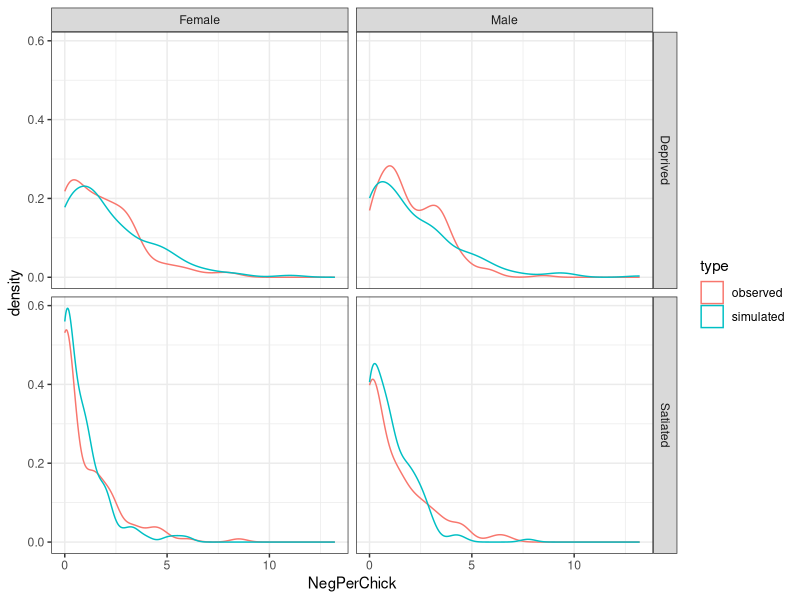
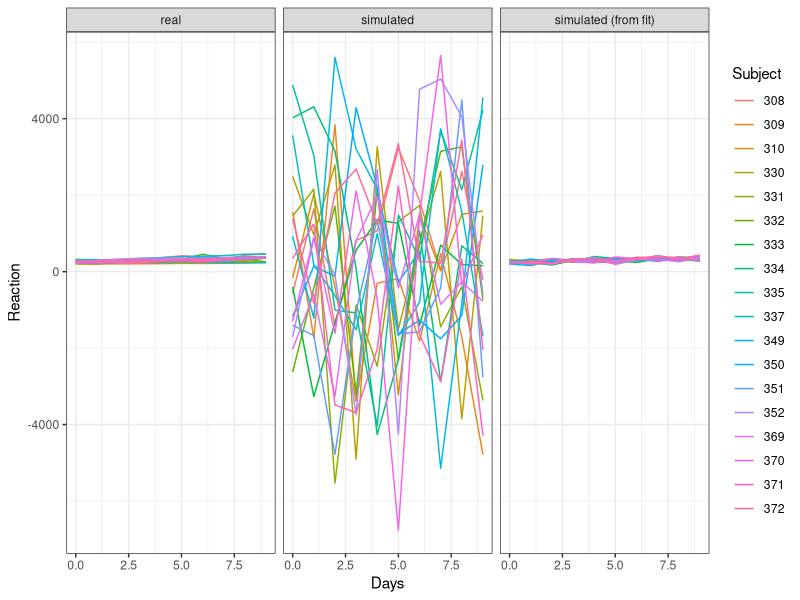
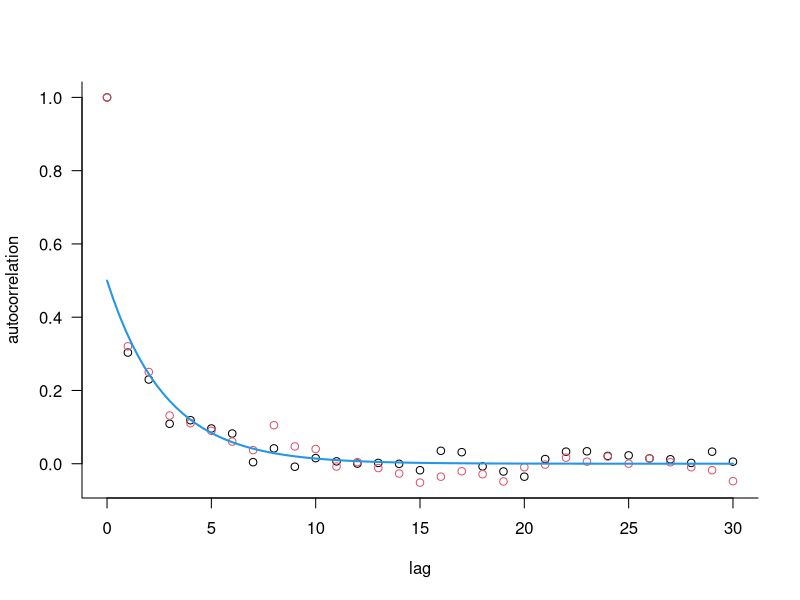

R code for these plots, in order:
## ---- chunk 1
library(knitr)
knitr::opts_chunk$set(echo = TRUE)
## ---- chunk 2
library(glmmTMB)
library(ggplot2); theme_set(theme_bw())
## ---- chunk 3
data(Owls)
owls_nb1 <- glmmTMB(SiblingNegotiation ~ FoodTreatment*SexParent +
                             (1|Nest)+offset(log(BroodSize)),
                          family = nbinom1,
                          ziformula = ~1, data=Owls)
## ---- chunk 4
simo=simulate(owls_nb1, seed=1)
Simdat=Owls
Simdat$SiblingNegotiation=simo[[1]]
Simdat=transform(Simdat,  
			NegPerChick = SiblingNegotiation/BroodSize, 
			type="simulated")
Owls$type = "observed"	
Dat=rbind(Owls, Simdat)	
## ---- chunk 5

ggplot(Dat,  aes(NegPerChick, colour=type))+geom_density()+facet_grid(FoodTreatment~SexParent)
## ---- chunk 6
data("sleepstudy", package = "lme4")
set.seed(101)
ss_sim <- transform(sleepstudy,
                    Reaction = simulate_new(~ Days,
                                            newdata = sleepstudy,
                                            family = gaussian,
                                            newparams = list(beta = c(250, 10),
                                                        betadisp = 2*log(50)))[[1]])
## ---- chunk 7
ss_fit <- glmmTMB(Reaction ~ Days, sleepstudy)
ss_simlm <- transform(sleepstudy,
                      Reaction = simulate(ss_fit)[[1]])
## ---- chunk 8
library(ggplot2); theme_set(theme_bw())
ss_comb <- rbind(data.frame(sleepstudy, sample = "real"),
                 data.frame(ss_sim, sample = "simulated"),
                 data.frame(ss_simlm, sample = "simulated (from fit)")
                 )
ggplot(ss_comb, aes(x = Days, y = Reaction, colour = Subject)) +
    geom_line() +
    facet_wrap(~sample)
## ---- chunk 9
rho_to_theta <- function(rho) rho/sqrt(1-rho^2)
## tests
stopifnot(all.equal(get_cor(rho_to_theta(-0.2)), -0.2))
stopifnot(all.equal(rho_to_theta(-0.2), put_cor(matrix(c(1,-0.2,-0.2,1), 2))))
## ---- chunk 10
n_id <- 10
dd <- expand.grid(trt = factor(c("A", "B")),
                  id = factor(1:n_id),
                  time = 1:6)
## ---- chunk 11
form1 <- ~trt*time+(1+time|id)
colnames(model.matrix(lme4::nobars(form1), data = dd))
## ---- chunk 12
## intercept, trtB effect, slope, trt x slope interaction
beta_vec <- c(1, 2, 0.1, 0.2)
## ---- chunk 13
sdvec <-  c(1.5,0.15)
corval <- -0.2
thetavec <- c(log(sdvec), rho_to_theta(corval))
par1 <- list(beta = beta_vec,
             betadisp = log(1),  ## log(theta)
             theta = thetavec)
## ---- chunk 14
dd$y <- simulate_new(form1,
                     newdata = dd,
                     seed = 101,
                     family = nbinom2,
                     newparams = par1)[[1]]
range(dd$y)
## ---- chunk 15
library(lme4)
set.seed(101)
X <- model.matrix(nobars(form1), data  = dd)
## generate random effects values
rt <- mkReTrms(findbars(form1),
               model.frame(subbars(form1), data = dd))
Z <- t(rt$Zt)
## construct covariance matrix
Sigma <- diag(sdvec) %*% matrix(c(1, corval, corval, 1), 2) %*% diag(sdvec)
lmer_thetavec <- t(chol(Sigma))[c(1,2,4)]
## plug values into Cholesky factor of random effects covariance matrix
rt$Lambdat@x <- lmer_thetavec[rt$Lind]
u <- rnorm(nrow(rt$Lambdat))
b <- t(rt$Lambdat) %*% u
eta <- drop(X %*% par1$beta + t(rt$Zt) %*% b)
mu <- exp(eta)
y <- rnbinom(nrow(dd), size = 1, mu = mu)
range(y) ## range varies a lot
## ---- chunk 16
b <- MASS::mvrnorm(1, mu = rep(0,2*n_id),
                   Sigma = Matrix::.bdiag(replicate(n_id,
                                                    Sigma,
                                                    simplify = FALSE)))
## ---- chunk 17
set.seed(101)
n <- 1000                                                 ## Number of time points
x <- MASS::mvrnorm(mu = rep(0,n),
                   Sigma = .7 ^ as.matrix(dist(1:n)) )    ## Simulate the process using the MASS package
## as.matrix(dist(1:n)) constructs a banded matrix with m_{ij} = abs(i-j)
y <- x + rnorm(n)                                         ## Add measurement noise/nugget
dat0 <- data.frame(y, 
                 times = factor(1:n, levels=1:n),
                 group = factor(rep(1, n)))
## ---- chunk 18
phi_to_AR1 <- function(phi) phi/sqrt(1-phi^2)
s2 <- simulate_new(~ ar1(times + 0 | group), 
                   newdata = dat0,
                   seed = 101,
                   newparams = list(
                       beta = 0,   
                       betadisp = 0,
                       theta = c(0, phi_to_AR1(0.7)))
                   )[[1]]
## ---- chunk 19
a1 <- drop(acf(dat0$y, plot = FALSE)$acf)
a2 <- drop(acf(s2, plot = FALSE)$acf)
par(las = 1, bty = "l")
matplot(0:(length(a1)-1), cbind(a1, a2), pch = 1,
        ylab = "autocorrelation", xlab = "lag")
curve(0.7^x/2, add = TRUE, col = 4, lwd = 2)
